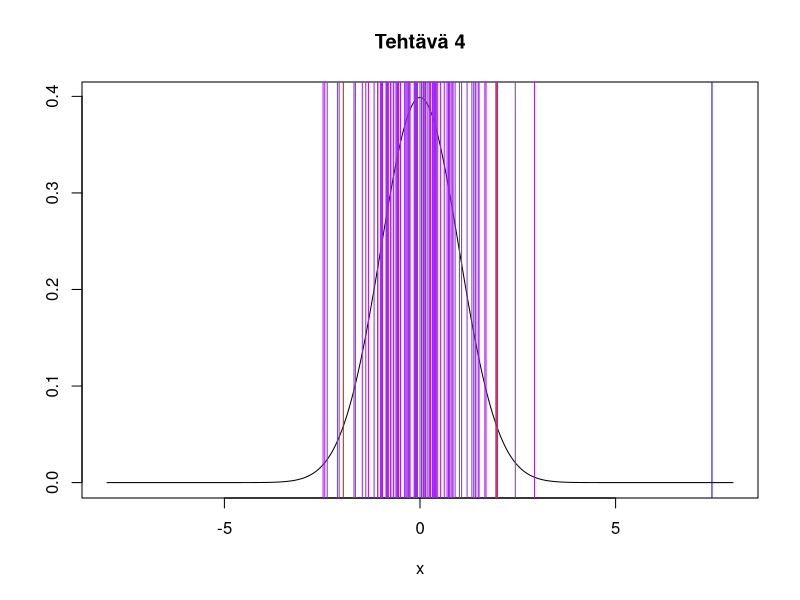
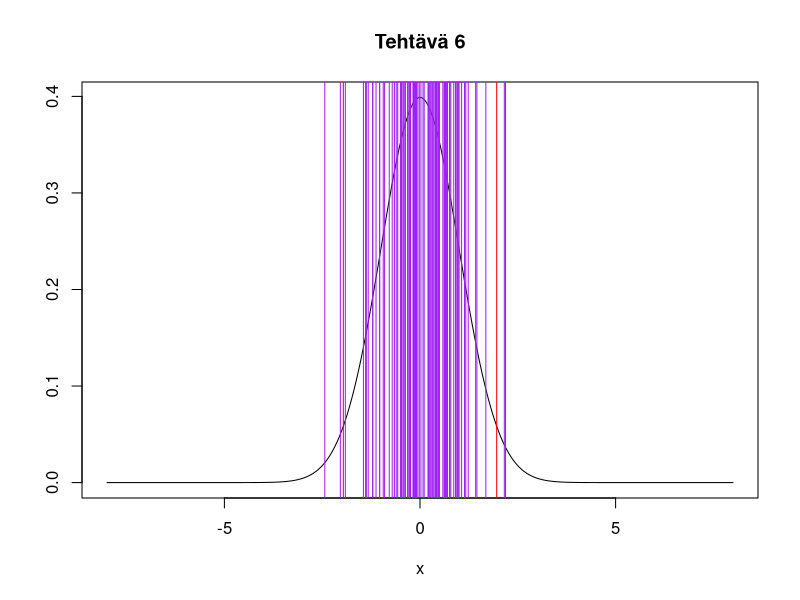

Write the R code that produced these figures, in order.
##############################################
# Viikko 5                                   #
# Tilastollinen päättely R-ohjelmistolla     #
##############################################



##############################################
# Tehtävä 1
print("Tehtävä 1")

# a)
ot <- read.csv2(file='OT2014.csv', stringsAsFactors=0)
sarake_nimet <- paste("q1_8", letters[1:7], sep="")
ot_tyytyv <- subset(ot, select=sarake_nimet)

# b)
puuttuvat <- sapply(1:nrow(ot_tyytyv), function(x) sum(is.na(ot_tyytyv[x,])))

# c)
length(puuttuvat[puuttuvat >= 4])
table(puuttuvat)



##############################################
# Tehtävä 2
print("Tehtävä 2")

# a)
ot$tyytyvaisyys <- apply(ot_tyytyv,1 ,mean, na.rm=1)

# b)
ot$tyytyvaisyys2 <- rowMeans(ot_tyytyv, na.rm=1)
all.equal(ot$tyytyvaisyys, ot$tyytyvaisyys2)

# c)
ot$tyytyvaisyys[puuttuvat >= 4] <- NA
sum(is.na(ot$tyytyvaisyys))



##############################################
# Tehtävä 3
print("Tehtävä 3")

# a)
t_testisuure <- function(data, mu=2.2, na.rm=0) {
	if(na.rm==1) {
		data <- data[!is.na(data)]
	}
	y <- mean(data)
	s <- sd(data)
	n <- length(data)
	return((y - mu) / (s / sqrt(n)))
}
tt <- t_testisuure(ot$tyytyvaisyys, na.rm=1)
tt

# b)
n <- length(ot$tyytyvaisyys[!is.na(ot$tyytyvaisyys)])
p <- 2*(1-pt(tt, df=n-1))
p

# c)
t.test(ot$tyytyvaisyys, mu=2.2)
# p-arvo poikeaa, mutta laskemalla tehtävänannon huomautuksella 2
2*pt(-tt,df=n-1)



##############################################
# Tehtävä 4

# a)
x <- seq(-8, 8, by=0.01)
plot(x,dt(x,df=n-1), main="Tehtävä 4", ylab=NA,type='l')

# b)
abline(v=qt(0.025, df=n-1, lower=0), col="red")
abline(v=qt(0.975, df=n-1, lower=0), col="red")

# c)
abline(v=tt, col="blue")

# d)
# Ei-kriittinen alue on punaisten pylväiden välinen alue. Näiden ulkopuolella on kriittinen alue.
# Kuvasta näemme, että t-testisuureen arvon mukainen pylväs ei sisälly punaisten pylväiden väliin,
# vaan oikeammanpuoleisesta pylväästä oikealle. t-testisuureen arvo on siis kriittisellä alueella.



##############################################
# Tehtävä 5
print("Tehtävä 5")

# a)
otos <- rt(100, df=n-1)

# b)
abline(v=otos, col="purple")

# c)
# Muutama viivaa näyttää olevan kriittisellä alueella,
# mutta ei yhtä kaukana kuin sininen viiva t-testisuureen arvo

# d)
alpha <- qt(0.025, df=n-1, lower=0)
length(otos[otos > alpha | otos < -alpha])



##############################################
# Tehtävä 6

# a)
otokset <- replicate(100, rnorm(n, mean=2.2, sd=sd(ot$tyytyvaisyys, na.rm=1)))

# b)
z <- apply(otokset, 2, t_testisuure)

# c)
plot(x, dnorm(x),main="Tehtävä 6", ylab=NA, type='l')

# d)
abline(v=qnorm(0.025, lower=0), col="red")
abline(v=qnorm(0.975, lower=0), col="red")

# e)
abline(v=z, col="purple")

# f)
# Tulos on samankaltainen kuin tehtävässä 4
# eli muutama viiva on kriittisellä alueella.
# Otokset ovat jakaumasta ja niiden keruuseen liittyy satunnaisuus.
# Tämä satunnaisuus välittyy kuvassa, kun testaamme sitä oikeaa odotusarvoa vasten.
# Siis yksittäisen havainnon ottamiseen jakaumasta liittyy satunnaisuutta kiinteällä odotusarvolla
# ja otoksen keskiarvo poikkeaa siten odotusarvosta satunnaisuuden määräämänä. Toisinaan (harvoin)
# otos on sellainen, että sen keskiarvo poikkeaa suuresti eli se on kriittisellä alueella



##############################################
# Tehtävä 7
print("Tehtävä 7")

# a)
t_testi <- function(y, s, n, mu) {
	t_testisuure <- (y-mu)/(s/sqrt(n))
	p_arvo <- 2*(1-pt(t_testisuure, df=n-1))
	# t.test() mukainen p-arvo 
	# p_arvo <- 2*pt(-t_testisuure, df=n-1)
	tt <- qt((1-0.95)/2, df=n-1, lower=0)
	vali <- c(y - tt*(s/sqrt(n)), y + tt*(s/sqrt(n)))
	luottamusvali_95 <- sum(vali)/length(vali)
	return(c(t_testisuure, p_arvo, luottamusvali_95))
}

# b)
t_testi(mean(ot$tyytyvaisyys, na.rm=1), sd(ot$tyytyvaisyys, na.rm=1), n, 2.2)
t.test(ot$tyytyvaisyys, mu=2.2)



##############################################
# Tehtävä 8
print("Tehtävä 8")

# a)
ot$q5_2 <- factor(ot$q5_2, labels=c("nainen", "mies"))

# b)
n1 <- sum(!is.na(ot$tyytyvaisyys[ot$q5_2 == "nainen"]))
n2 <- sum(!is.na(ot$tyytyvaisyys[ot$q5_2 == "mies"]))
s1 <- sd(ot$tyytyvaisyys[ot$q5_2 == "nainen"], na.rm=1)
s2 <- sd(ot$tyytyvaisyys[ot$q5_2 == "mies"], na.rm=1)
sp <- sqrt(((n1 - 1)*s1**2 + (n2 - 1)*s2**2) / (n1 + n2 - 2))
sp

# c)
y1 <- mean(ot$tyytyvaisyys[ot$q5_2 == "nainen"], na.rm=1)
y2 <- mean(ot$tyytyvaisyys[ot$q5_2 == "mies"], na.rm=1) 
tt <- (y1-y2)/(sp*sqrt(1/n1 + 1/n2))
tt

# d)
p <- 2*(1-pt(tt, df=(n1+n2-2)))
p

# e)
t.test(tyytyvaisyys~q5_2, data=ot, subset= q5_2 == "nainen" | q5_2 == "mies", var.equal=TRUE)
# Nollahypoteesi voidaan hylätä, sillä p-arvo on kyllin pieni



##############################################
# Tehtävä 9
print("Tehtävä 9")

O <- matrix(c(120, 80, 140, 60), ncol=2)
chisq.test(O, corr=F)
# p-arvo = 0.03603, joka on kyllin suuri ettei nollahypoteesia tarvitse hylätä
# Siis toisin kuin esim. 5.24 emme hylkää nollahypoteesia



##############################################
# Tehtävä 10
print("Tehtävä 10")

punainen <- c(73, 94-73)
vihreä <- c(71, 86-71)
sininen <- c(61, 74-61)
taulu <- matrix(c(punainen, vihreä, sininen), ncol=3)
chisq.test(taulu, corr=F)
# p-arvo p-value = 0.6404
# Emme hylkää nollahypoteesia